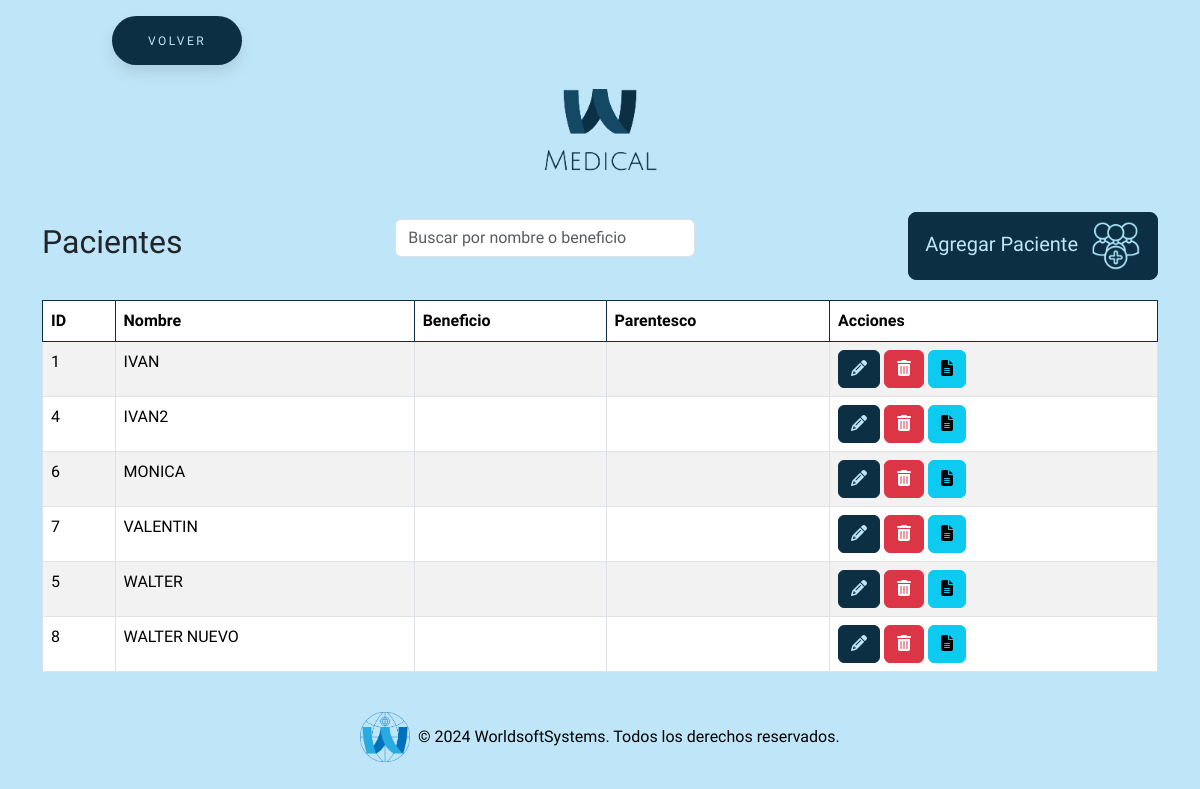
The app's page /pacientes/paciente.php (signed in), older data.
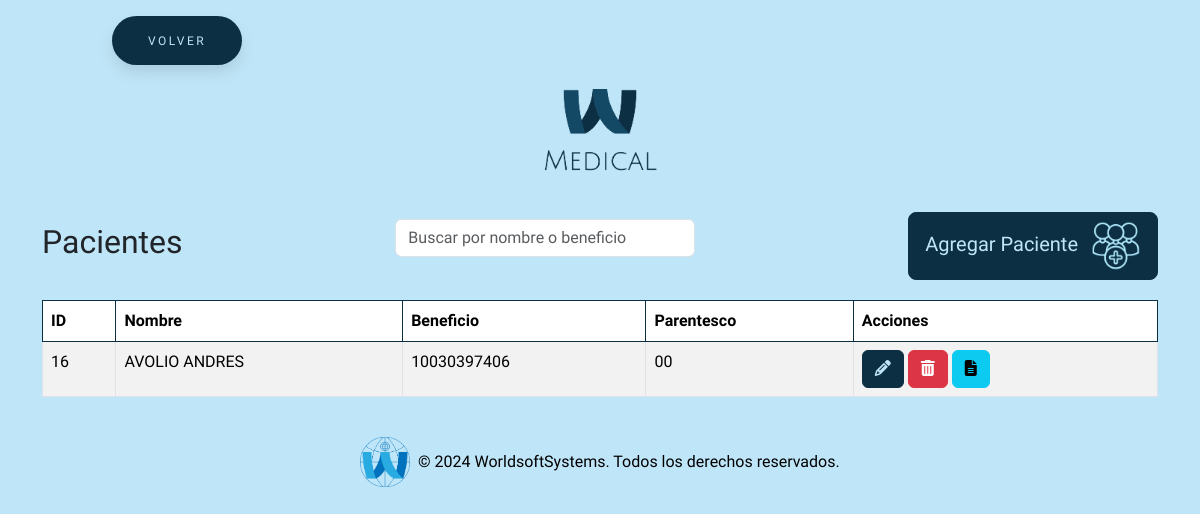
The same page, newer data.
### tables this page shows
CREATE TABLE `paciente` (
  `id` int(11) NOT NULL,
  `nombre` varchar(255) NOT NULL,
  `obra_social` int(255) NOT NULL,
  `fecha_nac` date NOT NULL,
  `sexo` varchar(255) NOT NULL,
  `domicilio` varchar(255) NOT NULL,
  `localidad` varchar(255) NOT NULL,
  `partido` varchar(255) NOT NULL,
  `c_postal` int(255) NOT NULL,
  `telefono` varchar(255) NOT NULL,
  `tipo_doc` varchar(255) NOT NULL,
  `nro_doc` int(255) NOT NULL,
  `admision` date NOT NULL,
  `id_prof` int(255) NOT NULL,
  `benef` bigint(255) NOT NULL,
  `parentesco` varchar(2) NOT NULL,
  `hijos` int(255) NOT NULL,
  `ocupacion` varchar(255) NOT NULL,
  `tipo_afiliado` int(255) NOT NULL,
  `modalidad` int(11) NOT NULL,
  `op` int(255) NOT NULL
);

### pacientes/paciente.php (the view, shortened to what this page needs)
<?php
require_once "../conexion.php";
$sql = "SELECT * FROM paciente ORDER BY nombre ASC";
$result = $conn->query($sql);
?>
<!DOCTYPE html>
<html lang="es">
<head>
    <link href="https://cdn.jsdelivr.net/npm/bootstrap@5.3.3/dist/css/bootstrap.min.css" rel="stylesheet"
>
    <link rel="stylesheet" href="https://cdnjs.cloudflare.com/ajax/libs/font-awesome/6.5.2/css/all.min.css"
 />
    <link rel="stylesheet" href="../estilos/styleBotones.css">
    <link rel="stylesheet" href="../estilos/styleGeneral.css">
</head>
<body>
    <button class="button" style="vertical-align:middle; margin-left:7rem"
        onclick="window.location.href = '../inicio/home.php';">
        <span>VOLVER</span>
    </button>
    <div class="text-center my-4">
        <img src="../img/logo.png" alt="Logo MEDICAL" class="img-fluid" style="max-width: 15rem;">
    </div>
    <div class="container">
        <div class="title-container">
            <h2>Pacientes</h2>
            <input type="text" id="searchInput" class="form-control" placeholder="Buscar por nombre o beneficio"
                style="margin-bottom: 15px; width: 300px; display: inline-block;">
            <button type="button" class="btn btn-custom btn-lg" data-bs-toggle="modal"
                data-bs-target="#agregarPacienteModal">
                Agregar Paciente <img src="../img/home/pacientes.png" alt="Icono agregar paciente"
                    style="width: 50px; height: 50px; margin-left: 8px;">
            </button>
        </div>
        <table class="table table-striped table-bordered " id="pacientesTable">
            <thead class="table-custom">
                <tr>
                    <th>ID</th>
                    <th>Nombre</th>
                    <th>Beneficio</th>
                    <th>Parentesco</th>
                    <th>Acciones</th>
                </tr>
            </thead>
            <tbody>
                <?php if ($result->num_rows > 0): ?>
                    <?php while ($row = $result->fetch_assoc()): ?>
                        <tr>
                            <td><?= $row["id"] ?></td>
                            <td><?= $row["nombre"] ?></td>
                            <td><?= $row["benef"] ?></td>
                            <td><?= $row["parentesco"] ?></td>
                            <td>
                                <button class="btn btn-custom-editar" onclick='editarPaciente(<?= json_encode($row) ?>)'><i
                                        class="fas fa-pencil-alt"></i></button>
                                <a href="?eliminar=<?= $row['id'] ?>" class="btn btn-danger"
                                    onclick="return confirm('¿Estás seguro de que deseas eliminar este paciente?');"><i
                                        class="fas fa-trash-alt"></i></a>
                                <button class="btn btn-info" onclick="openReportModal(<?= $row['id'] ?>)">
                                    <i class="fas fa-file-alt"></i>
                                </button>
                            </td>
                        </tr>
                    <?php endwhile; ?>
                <?php else: ?>
                    <tr>
                        <td colspan="4">No se encontraron resultados</td>
                    </tr>
                <?php endif; ?>
            </tbody>
        </table>
    </div>
    <footer class="bg-dark text-white text-center py-4 mt-auto">
        <div class="container">
            <div class="row justify-content-center">
                <div class="col-md-12 footer-logo-text">
                    <img src="../img/logoWSS.png" alt="Logo" class="img-fluid" style="max-height: 50px;">
                    <p class="mb-0">&copy; 2024 WorldsoftSystems. Todos los derechos reservados.</p>
                </div>
            </div>
        </div>
    </footer>
</body>
</html>

### estilos/styleBotones.css (style rules this page uses)
:root { --primary-color: #0d2f44; }
.title-container { display: flex; align-items: center; justify-content: space-between; margin-bottom: 20px; }
.btn-custom { background-color: var(--primary-color) !important; border-color: var(--primary-color) !important; color: #bfe6f8 !important; transition: all 0.3s ease; }
.btn-custom-editar { background-color: var(--primary-color) !important; border-color: var(--primary-color) !important; color: #bfe6f8 !important; transition: all 0.3s ease; }
.button { padding: 1.3em 3em; font-size: 12px; text-transform: uppercase; letter-spacing: 2.5px; font-weight: 500; color: #bfe6f8; background-color: var(--primary-color) !important; border-color: var(--primary-color) !important; border: none; border-radius: 45px; box-shadow: 0px 8px 15px rgba(0, 0, 0, 0.1); transition: all 0.3s ease 0s; cursor: pointer; outline: none; margin-top: 1rem; }

### estilos/styleGeneral.css (style rules this page uses)
:root { --primary-color: #0d2f44; }
body, html { background-color: #bfe6f8 !important; font-family: 'Cabin Condensed', sans-serif !important; }
a { text-decoration: none !important; }
.table-custom { background-color: var(--primary-color) !important; border-color: var(--primary-color) !important; color: var(--primary-color) !important; }
.footer-logo-text { display: flex; align-items: center; justify-content: center; color: #000; }
footer.bg-dark { background-color: transparent !important; padding-top: 10rem; }
.footer-logo-text img { margin-right: 0.5rem; }

Row changes from the older to the newer data that the page shows:
removed paciente: id "1", nombre "IVAN"
removed paciente: id "4", nombre "IVAN2"
removed paciente: id "6", nombre "MONICA"
removed paciente: id "7", nombre "VALENTIN"
removed paciente: id "5", nombre "WALTER"
removed paciente: id "8", nombre "WALTER NUEVO"
added paciente: id "16", nombre "AVOLIO ANDRES", benef "10030397406", parentesco "00"
